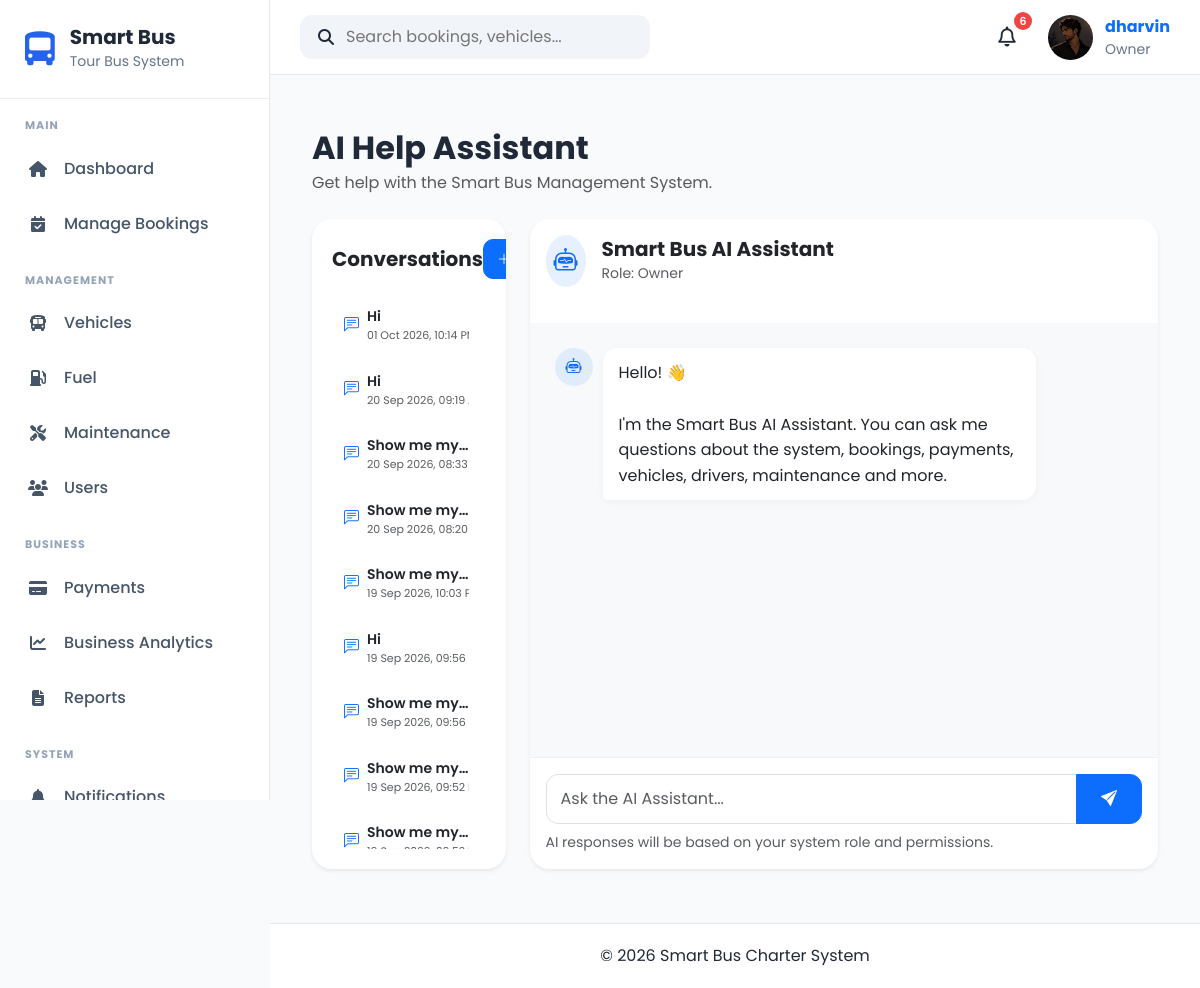
Screenshot of /help/ (signed in) with the database file from the repository.
### apps/accounts/models.py (models this page shows, shortened)
class UserProfile(models.Model):
    OWNER = "Owner"
    ADMIN = "Admin"
    DRIVER = "Driver"
    CUSTOMER = "Customer"
    ROLE_CHOICES = [
        (OWNER, "Owner"),
        (ADMIN, "Admin"),
        (DRIVER, "Driver"),
        (CUSTOMER, "Customer"),
    ]
    GENDER_CHOICES = [
        ("Male", "Male"),
        ("Female", "Female"),
        ("Other", "Other"),
    ]
    user = models.OneToOneField(
        User,
        on_delete=models.CASCADE,
        related_name="profile"
    )
    role = models.CharField(
        max_length=20,
        choices=ROLE_CHOICES,
        default=CUSTOMER
    )
    phone = models.CharField(
        max_length=20,
        blank=True
    )
    address = models.TextField(
        blank=True
    )
    city = models.CharField(
        max_length=100,
        blank=True
    )
    state = models.CharField(
        max_length=100,
        blank=True
    )
    postcode = models.CharField(
        max_length=20,
        blank=True
    )
    country = models.CharField(
        max_length=100,
        default="Malaysia"
    )
    gender = models.CharField(
        max_length=10,
        choices=GENDER_CHOICES,
        blank=True
    )
    profile_picture = models.ImageField(
        upload_to="profile_pictures/",
        blank=True,
        null=True
    )
    must_change_password = models.BooleanField(default=False)
    created_at = models.DateTimeField(
        auto_now_add=True
    )
    updated_at = models.DateTimeField(
        auto_now=True
    )

### apps/helpdesk/models.py (models this page shows, shortened)
class Conversation(models.Model):
    user = models.ForeignKey(
        User,
        on_delete=models.CASCADE,
        related_name="help_conversations"
    )
    title = models.CharField(
        max_length=200,
        blank=True
    )
    started_at = models.DateTimeField(
        auto_now_add=True
    )
    updated_at = models.DateTimeField(
        auto_now=True
    )
    is_active = models.BooleanField(
        default=True
    )
    class Meta:
        ordering = ["-updated_at"]

### apps/helpdesk/views.py (the view)
# urls.py: path("", views.help_home, name="home"),
@login_required
def help_home(request):
    profile = getattr(request.user, "profile", None)
    role = profile.role if profile else "Customer"
    conversations = Conversation.objects.filter(
        user=request.user
    ).order_by("-updated_at")
    return render(
        request,
        "helpdesk/help_home.html",
        {
            "role": role,
            "conversations": conversations,
        }
    )

### apps/accounts/context_processors.py (called while the page is built)
def user_role(request):
    role = None
    if request.user.is_authenticated:
        try:
            role = request.user.profile.role
        except Exception:
            role = None
    return {
        "user_role": role
    }

### apps/notifications/context_processors.py (called while the page is built)
def notification_context(request):
    if not request.user.is_authenticated:
        return {}
    notifications = (
        NotificationRecipient.objects
        .filter(user=request.user)
        .select_related("notification")
        .order_by("-notification__created_at")[:5]
    )
    unread_count = (
        NotificationRecipient.objects
        .filter(
            user=request.user,
            is_read=False
        )
        .count()
    )
    return {
        "navbar_notifications": notifications,
        "unread_notifications": unread_count,
    }

### templates/helpdesk/help_home.html (shortened to what this page needs)
{% extends "layouts/base.html" %}
{% block content %}
<div class="container-fluid py-4">
    <div class="mb-4">
        <h2 class="fw-bold mb-1">
            AI Help Assistant
        </h2>
        <p class="text-muted mb-0">
            Get help with the Smart Bus Management System.
        </p>
    </div>
    <div class="row g-4">
        <div class="col-lg-3">
            <div class="card border-0 shadow-sm conversation-card">
                <div class="card-body">
                    <div class="d-flex justify-content-between align-items-center mb-3">
                        <h5 class="fw-bold mb-0">
                            Conversations
                        </h5>
                        <button
                            type="button"
                            class="btn btn-sm btn-primary"
                            id="newConversationBtn"
                        >
                            <i class="bi bi-plus-lg"></i>
                        </button>
                    </div>
                    <div id="conversationList">
                        {% if conversations %}
                            {% for conversation in conversations %}
                                <div
                                    class="conversation-item"
                                    data-conversation-id="{{ conversation.id }}"
                                >
                                    <div class="d-flex align-items-center">
                                        <i class="bi bi-chat-left-text me-2 text-primary"></i>
                                        <div class="text-truncate">
                                            <div class="fw-semibold small text-truncate">
                                                {{ conversation.title|default:"New Conversation" }}
                                            </div>
                                            <div class="text-muted" style="font-size: 11px;">
                                                {{ conversation.updated_at|date:"d M Y, h:i A" }}
                                            </div>
                                        </div>
                                    </div>
                                </div>
                            {% endfor %}
                        {% endif %}
                    </div>
                </div>
            </div>
        </div>
        <div class="col-lg-9">
            <div class="card border-0 shadow-sm chat-card">
                <div class="card-header bg-white border-0 py-3">
                    <div class="d-flex align-items-center">
                        <div class="bg-primary bg-opacity-10 rounded-circle p-2 me-3">
                            <i class="bi bi-robot text-primary fs-4"></i>
                        </div>
                        <div>
                            <h5 class="fw-bold mb-0">
                                Smart Bus AI Assistant
                            </h5>
                            <small class="text-muted">
                                Role: {{ role }}
                            </small>
                        </div>
                    </div>
                </div>
                <div
                    class="card-body chat-messages"
                    id="chatMessages"
                >
                    <div class="assistant-message">
                        <div class="message-avatar">
                            <i class="bi bi-robot"></i>
                        </div>
                        <div class="message-content">
                            <div class="message-bubble">
                                Hello! 👋
                                <br><br>
                                I'm the Smart Bus AI Assistant.
                                You can ask me questions about the system,
                                bookings, payments, vehicles, drivers,
                                maintenance and more.
                            </div>
                        </div>
                    </div>
                </div>
                <div class="card-footer bg-white border-0 p-3">
                    <form id="chatForm">
                        <div class="input-group">
                            <textarea
                                id="messageInput"
                                class="form-control"
                                rows="1"
                                placeholder="Ask the AI Assistant..."
                                style="resize: none;"
                            ></textarea>
                            <button
                                type="submit"
                                class="btn btn-primary px-4"
                                id="sendButton"
                            >
                                <i class="bi bi-send-fill"></i>
                            </button>
                        </div>
                        <div class="text-muted small mt-2">
                            AI responses will be based on your system role and permissions.
                        </div>
                    </form>
                </div>
            </div>
        </div>
    </div>
</div>
{% endblock %}

### templates/components/navbar.html (shortened to what this page needs)
{% load static %}
<nav class="navbar-custom">
    <div class="navbar-left">
        <div class="search-box">
            <i class="fa-solid fa-magnifying-glass"></i>
            <input
                type="text"
                placeholder="Search bookings, vehicles..."
            >
        </div>
    </div>
    <div class="navbar-right">
            <div class="notification-icon">
                <button
                    class="notification-btn"
                    id = "notificationBtn">
                    <i class="fa-regular fa-bell"></i>
                    <span
                        class="notification-count"
                        id="notificationCount"
                         {% if unread_notifications == 0 %}style="display:none;"{% endif %}>
                        {{ unread_notifications }}
                    </span>
                </button>
            </div>
        <a href="{% url 'accounts:profile' %}" class="profile-link">
            <div class="profile-menu">
                {% if request.user.profile.profile_picture %}
                    <img
                        src="{{ request.user.profile.profile_picture.url }}"
                        alt="Profile Picture"
                        class="profile-avatar profile-image"
                    >
                {% else %}
                    <div class="profile-avatar">
                        {{ request.user.username|first|upper }}
                    </div>
                {% endif %}
                <div class="profile-info">
                    <strong>{{ request.user.username }}</strong>
                    <small>
                        {{ request.user.profile.role|default:"User" }}
                    </small>
                </div>
            </div>
        </a>
    </div>
</nav>

### static/css/base.css (style rules this page uses)
* { margin:0; padding:0; box-sizing:border-box; font-family:'Poppins',sans-serif; }
body { background:#F8FAFC; color:#1F2937; overflow-x:hidden; }
a { text-decoration:none; }

### static/css/layout.css (style rules this page uses)
.navbar-custom { height:75px; background:#ffffff; display:flex; justify-content:space-between; align-items:center; padding:0 30px; border-bottom:1px solid #E5E7EB; }
.navbar-left { display:flex; align-items:center; gap:20px; }
.search-box { display:flex; align-items:center; gap:12px; background:#F1F5F9; padding:10px 18px; border-radius:12px; width:350px; }
.search-box input { border:none; background:none; width:100%; outline:none; }
.navbar-right { display:flex; align-items:center; gap:20px; }
.notification-btn { position:relative; width:42px; height:42px; border:none; border-radius:50%; background:#fff; display:flex; justify-content:center; align-items:center; cursor:pointer; z-index:2000; }
.notification-icon { position:relative; z-index:2000; }
.notification-count { position:absolute; top:-4px; right:-4px; width:18px; height:18px; border-radius:50%; background:#ef4444; color:#fff; font-size:11px; font-weight:600; display:flex; justify-content:center; align-items:center; }
.profile-menu { display:flex; align-items:center; gap:12px; }
.profile-avatar { width:45px; height:45px; background:#2563EB; color:white; border-radius:50%; display:flex; justify-content:center; align-items:center; font-weight:700; }
.profile-info { display:flex; flex-direction:column; }
.profile-info small { color:#64748B; }

### static/css/components.css (style rules this page uses)
.card-header { margin-bottom:20px; }
.notification-btn i { font-size:20px; color:#1f2937; }

### static/css/crud.css (style rules this page uses)
.card { border-radius:15px; }
.card-header { border-radius:15px 15px 0 0 !important; }
.btn { border-radius:10px; }
.form-control, .form-select { border-radius:10px; }

### static/css/profile.css (style rules this page uses)
.card { border-radius:20px; }
.btn-primary { border-radius:10px; padding:10px 20px; }

### templates/helpdesk/help_home.html (style rules this page uses)
.chat-card { height: 650px; display: flex; flex-direction: column; overflow: hidden; }
.conversation-card { height: 650px; overflow: hidden; }
.conversation-card .card-body { display: flex; flex-direction: column; min-height: 0; padding: 20px; }
#conversationList { flex: 1; min-height: 0; overflow-y: auto; padding-right: 5px; }
.conversation-item { padding: 11px 12px; border-radius: 10px; cursor: pointer; margin-bottom: 5px; transition: background-color 0.2s ease, transform 0.15s ease; }
.conversation-item .bi-chat-left-text { font-size: 15px; }
.chat-messages { flex: 1; min-height: 0; overflow-y: auto; background: #f8f9fb; padding: 25px; }
.assistant-message, .user-message { display: flex; margin-bottom: 22px; align-items: flex-start; }
.message-avatar { width: 38px; height: 38px; min-width: 38px; border-radius: 50%; background: rgba(13, 110, 253, 0.10); color: #0d6efd; display: flex; align-items: center; justify-content: center; margin-right: 10px; }
.message-content { max-width: 75%; }
.message-bubble { background: white; padding: 12px 16px; border-radius: 14px; box-shadow: 0 2px 8px rgba(0, 0, 0, 0.04); line-height: 1.6; color: #212529; word-wrap: break-word; }
.assistant-message .message-bubble { border-bottom-left-radius: 5px; }
.chat-card .card-footer { border-top: 1px solid #eef0f2 !important; }
#messageInput { border-radius: 12px 0 0 12px; border-color: #dce1e7; box-shadow: none; padding: 12px 14px; }
#sendButton { border-radius: 0 12px 12px 0; min-width: 58px; }
#newConversationBtn { width: 40px; height: 40px; border-radius: 10px; display: flex; align-items: center; justify-content: center; }

### rows the page displays
Conversation: title "Hi", updated_at "01 Oct 2026, 10:14…"
Conversation: title "Hi", updated_at "20 Sep 2026, 09:1…"
Conversation: title "Show me my…", updated_at "20 Sep 2026, 08:…"
Conversation: title "Show me my…", updated_at "20 Sep 2026, 08:…"
Conversation: title "Show me my…", updated_at "19 Sep 2026, 10:0…"
Conversation: title "Hi", updated_at "19 Sep 2026, 09:5…"
Conversation: title "Show me my…", updated_at "19 Sep 2026, 09:5…"
Conversation: title "Show me my…", updated_at "19 Sep 2026, 09:5…"
Conversation: title "Show me my…"
UserProfile: role "Owner"

### other values shown
{{ unread_notifications }} "6"
{{ request.user.username }} "dharvin"
{{ request.user.profile.role|default:"User" }} "Owner"
